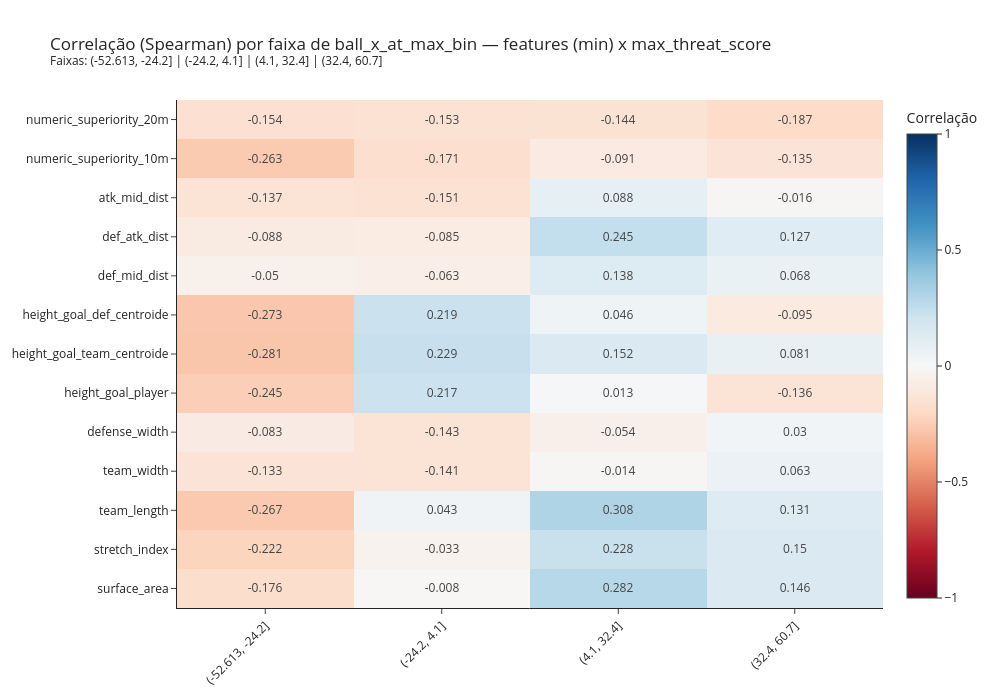

The notebook cell saved with this chart:
### Code cell
plot_correlation_by_position_bin(
    df_features_target_agg_pos_pd, features, target,
    feature_agg='min', target_agg='max', bin_col='ball_x_at_max_bin'
)

### Figure 1 — Plotly figure (JSON) as saved in the notebook; plotly's stock layout.template omitted (floating-point values rounded to 4 significant figures)
{"data": [{"colorbar": {"title": {"text": "Correlação"}}, "colorscale": [[0, "rgb(103,0,31)"], [0.1, "rgb(178,24,43)"], [0.2, "rgb(214,96,77)"], [0.3, "rgb(244,165,130)"], [0.4, "rgb(253,219,199)"], [0.5, "rgb(247,247,247)"], [0.6, "rgb(209,229,240)"], [0.7, "rgb(146,197,222)"], [0.8, "rgb(67,147,195)"], [0.9, "rgb(33,102,172)"], [1, "rgb(5,48,97)"]], "text": [[-0.176, -0.008, 0.282, 0.146], [-0.222, -0.033, 0.228, 0.15], [-0.267, 0.043, 0.308, 0.131], [-0.133, -0.141, -0.014, 0.063], [-0.083, -0.143, -0.054, 0.03], [-0.245, 0.217, 0.013, -0.136], [-0.281, 0.229, 0.152, 0.081], [-0.273, 0.219, 0.046, -0.095], [-0.05, -0.063, 0.138, 0.068], [-0.088, -0.085, 0.245, 0.127], [-0.137, -0.151, 0.088, -0.016], [-0.263, -0.171, -0.091, -0.135], [-0.154, -0.153, -0.144, -0.187]], "texttemplate": "%{text}", "type": "heatmap", "x": ["(-52.613, -24.2]", "(-24.2, 4.1]", "(4.1, 32.4]", "(32.4, 60.7]"], "y": ["surface_area", "stretch_index", "team_length", "team_width", "defense_width", "height_goal_player", "height_goal_team_centroide", "height_goal_def_centroide", "def_mid_dist", "def_atk_dist", "atk_mid_dist", "numeric_superiority_10m", "numeric_superiority_20m"], "z": [[-0.1763, -0.007636, 0.2815, 0.1459], [-0.2221, -0.03327, 0.2281, 0.1497], [-0.2666, 0.04345, 0.3082, 0.1307], [-0.1327, -0.1412, -0.01363, 0.06323], [-0.08295, -0.1427, -0.05442, 0.02956], [-0.2455, 0.2171, 0.01252, -0.1358], [-0.2813, 0.2295, 0.1517, 0.08051], [-0.2726, 0.2188, 0.04555, -0.09511], [-0.04993, -0.06254, 0.1383, 0.06758], [-0.08817, -0.08451, 0.2446, 0.1272], [-0.1368, -0.1514, 0.08789, -0.01645], [-0.2632, -0.171, -0.09123, -0.1347], [-0.1545, -0.1531, -0.1442, -0.1871]], "zmax": 1, "zmin": -1}], "layout": {"height": 700, "title": {"text": "Correlação (Spearman) por faixa de ball_x_at_max_bin — features (min) x max_threat_score<br><sup>Faixas: (-52.613, -24.2] | (-24.2, 4.1] | (4.1, 32.4] | (32.4, 60.7]</sup>"}, "width": 1000, "xaxis": {"tickangle": -45}}}
